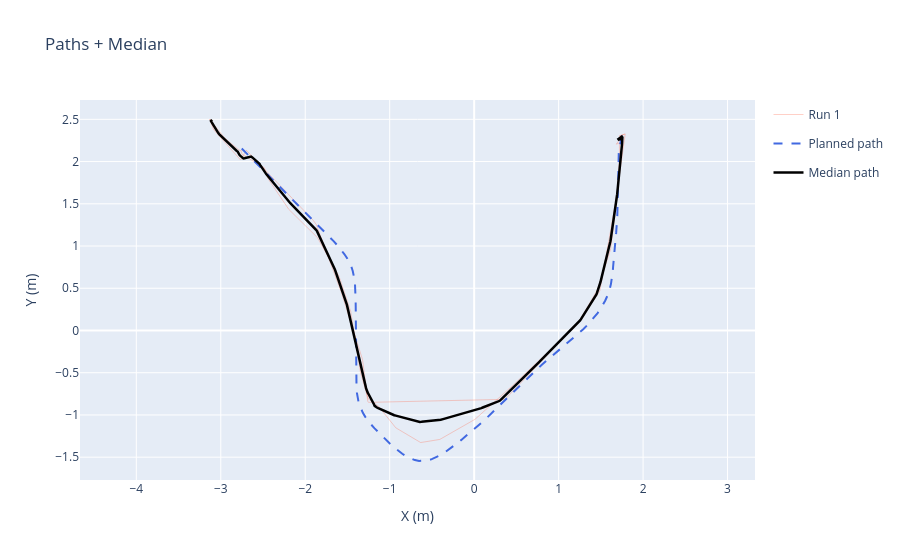

Notebook code cell kept with this figure:
### Code cell
fig = go.Figure()

for i, (rx, ry) in enumerate(resampled):
    fig.add_trace(go.Scatter(
        x=rx, y=ry,
        mode='lines', name=f'Run {i+1}',
        line=dict(color='tomato', width=1),
        opacity=0.3,
        legendgroup='runs', showlegend=(i == 0)
    ))

fig.add_trace(go.Scatter(
    x=last_plan['x'], y=last_plan['y'],
    mode='lines', name='Planned path',
    line=dict(color='royalblue', dash='dash', width=2)
))
fig.add_trace(go.Scatter(
    x=median_x, y=median_y,
    mode='lines', name='Median path',
    line=dict(color='black', width=2.5)
))

fig.update_layout(
    title='Paths + Median',
    xaxis_title='X (m)', yaxis_title='Y (m)',
    yaxis_scaleanchor='x', hovermode='closest'
)
fig.show()

### Figure 1 — Plotly figure (JSON) as saved in the notebook; plotly's stock layout.template omitted (floating-point values rounded to 4 significant figures; data arrays with more than 128 entries replaced by an {"elided": "..."} marker saying what was removed)
{"data": [{"legendgroup": "runs", "line": {"color": "tomato", "width": 1}, "mode": "lines", "name": "Run 1", "opacity": 0.3, "showlegend": true, "type": "scatter", "x": {"elided": "500 float values"}, "y": {"elided": "500 float values"}}, {"legendgroup": "runs", "line": {"color": "tomato", "width": 1}, "mode": "lines", "name": "Run 2", "opacity": 0.3, "showlegend": false, "type": "scatter", "x": {"elided": "500 float values"}, "y": {"elided": "500 float values"}}, {"line": {"color": "royalblue", "dash": "dash", "width": 2}, "mode": "lines", "name": "Planned path", "type": "scatter", "x": {"elided": "164 float values"}, "y": {"elided": "164 float values"}}, {"line": {"color": "black", "width": 2.5}, "mode": "lines", "name": "Median path", "type": "scatter", "x": {"elided": "500 float values"}, "y": {"elided": "500 float values"}}], "layout": {"hovermode": "closest", "title": {"text": "Paths + Median"}, "xaxis": {"title": {"text": "X (m)"}}, "yaxis": {"scaleanchor": "x", "title": {"text": "Y (m)"}}}}
